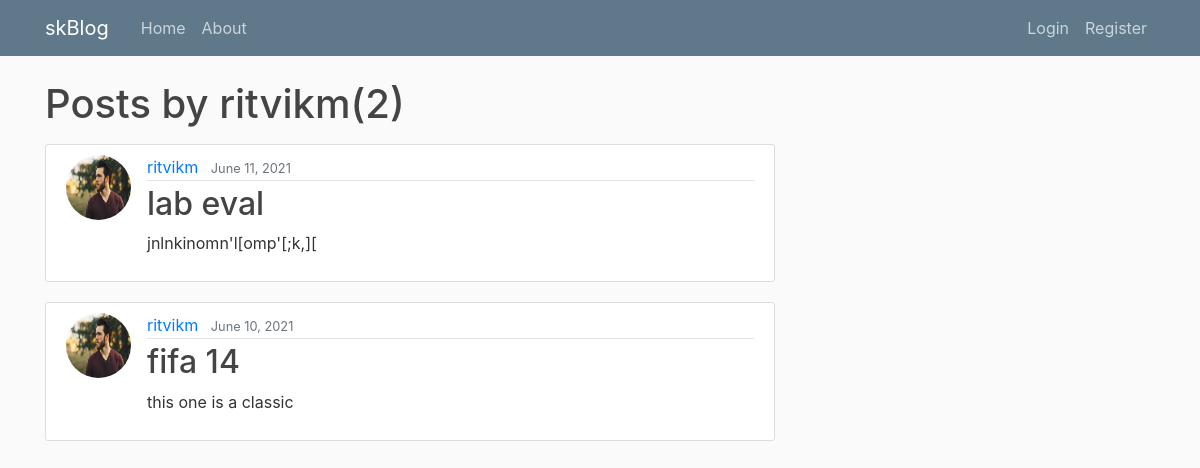
/user/ritvikm/, run on the app's committed database.
### blog/models.py (models this page shows, shortened)
class post(models.Model):
    title = models.CharField(max_length=100)
    type = models.CharField(max_length=20, blank=True, choices=TYPES)
    content = models.TextField()
    img = models.ImageField(upload_to='post_pics', blank=True, null=True)
    date_posted = models.DateTimeField(default=timezone.now)
    author = models.ForeignKey(User, on_delete=models.CASCADE)
    likes = models.ManyToManyField(User, related_name='post_likes')

### users/models.py (models this page shows, shortened)
class Profile(models.Model):
    user = models.OneToOneField(User, on_delete=models.CASCADE)
    image = models.ImageField(default='default.jpg', upload_to='profile_pics')

### blog/views.py (the view)
# urls.py: path('user/<str:username>/', UserPostListView.as_view(), name='user-posts'),
class UserPostListView(ListView):
    model = post
    template_name = 'blog/user_posts.html'
    context_object_name = 'posts'
    ordering = ['-date_posted']
    paginate_by = 5
    def get_queryset(self):
        user = get_object_or_404(User, username=self.kwargs.get('username'))
        return post.objects.filter(author=user).order_by('-date_posted')

### blog/templates/blog/user_posts.html (shortened to what this page needs)
{%extends "blog/base.html"%}
{%block content%}
  <h1 class="mb-3">Posts by {{view.kwargs.username}}({{page_obj.paginator.count}})</h1>
  {% for post in posts%}
    <article class="media content-section">
      <img class="rounded-circle article-img" src="{{post.author.profile.image.url}}">
    <div class="media-body">
      <div class="article-metadata">
        <a class="mr-2" href="{% url 'user-posts' post.author.username %}">{{ post.author }}</a>
        <small class="text-muted">{{ post.date_posted|date:"F d, Y" }}</small>
      </div>
      <h2><a class="article-title" href="{% url 'post-detail' post.id%}">{{ post.title }}</a></h2>
      <p class="article-content">{{ post.content }}</p>
      </div>
  </article>
{%endfor%}
{%endblock content%}

### blog/static/blog/main.css (style rules this page uses)
body { background: #fafafa; color: #333333; margin-top: 5rem; }
h1, h2, h3, h4, h5, h6 { color: #444444; }
.content-section { background: #ffffff; padding: 10px 20px; border: 1px solid #dddddd; border-radius: 3px; margin-bottom: 20px; }
.article-title { color: #444444; }
.article-content { white-space: pre-line; }
.article-img { height: 65px; width: 65px; margin-right: 16px; }
.article-metadata { padding-bottom: 1px; margin-bottom: 4px; border-bottom: 1px solid #e3e3e3 }

### data on the page
post: author.profile.image (picture), author "ritvikm", date_posted "June 11, 2021", title "lab eval", content "jnlnkinomn'l[omp'[;k,]["
post: author.profile.image (picture), author "ritvikm", date_posted "June 10, 2021", title "fifa 14", content "this one is a classic"

### other printed values
{{ view.kwargs.username }} "ritvikm"
{{ page_obj.paginator.count }} "2"
